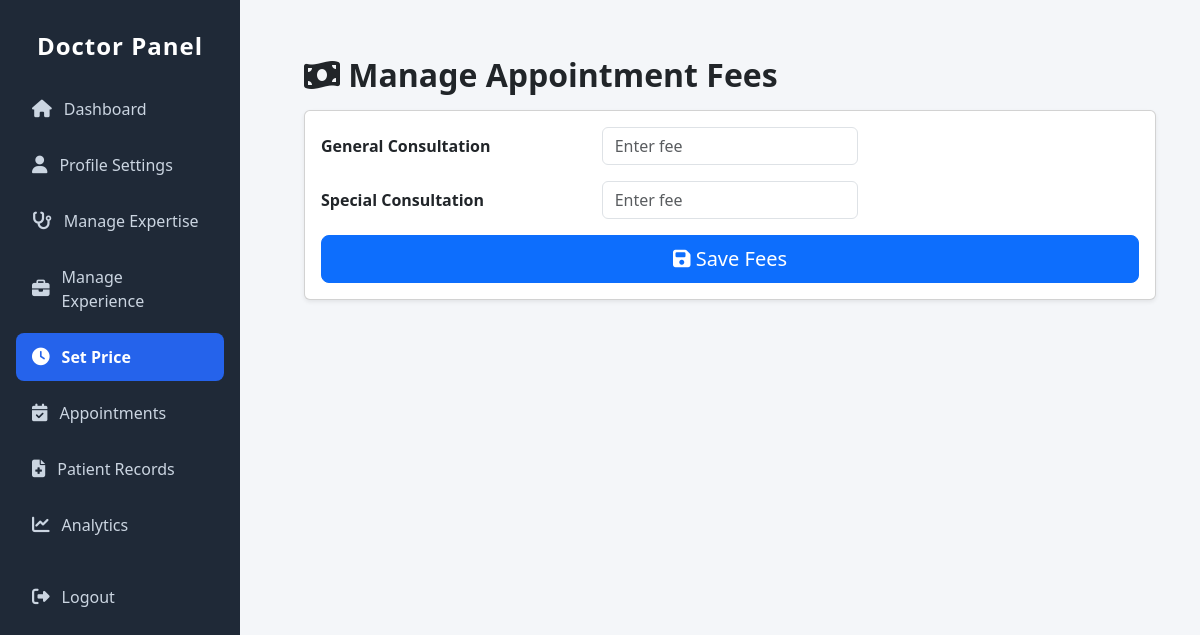
The page /users/doctor/manage-fees/ (signed in) on the database as committed earlier.
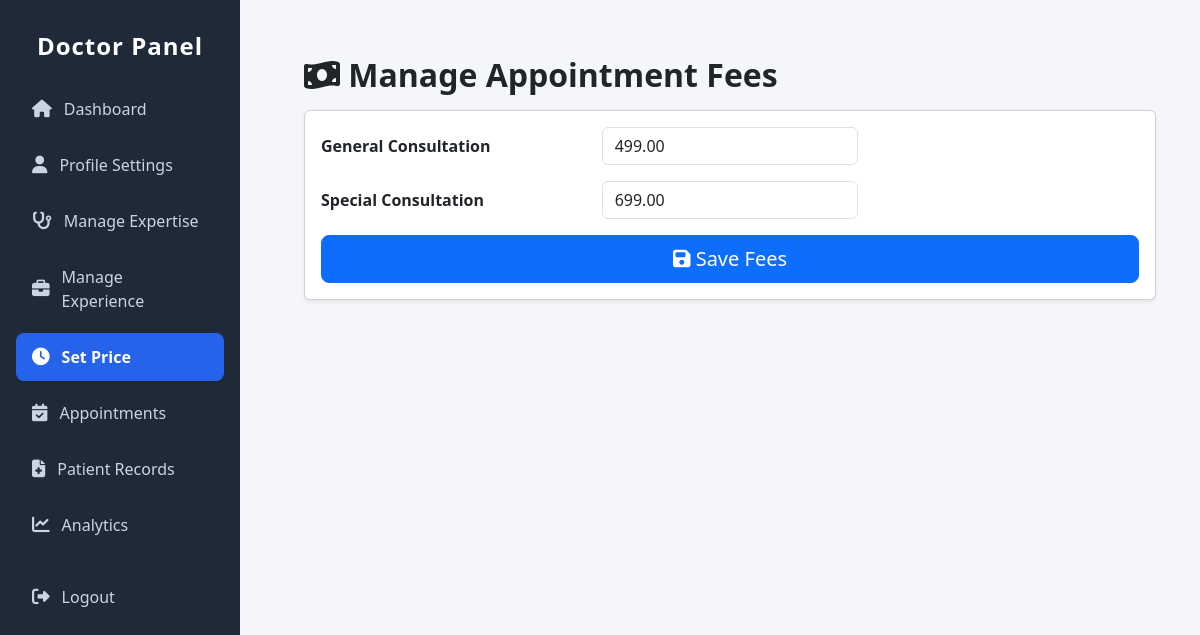
The same page on the database as committed later.
### doctor/models.py (models this page shows, shortened)
class DoctorAppointmentFee(models.Model):
    APPOINTMENT_CATEGORIES = [
        ('General', 'General Consultation'),
        ('Special', 'Special Consultation'),
    ]
    doctor = models.ForeignKey(Doctor, on_delete=models.CASCADE, related_name='appointment_fees')
    category = models.CharField(max_length=50, choices=APPOINTMENT_CATEGORIES)
    price = models.DecimalField(max_digits=10, decimal_places=2)
    class Meta:
        unique_together = ('doctor', 'category')  # Prevent duplicates

### doctor/views.py (the view, shortened to what this page needs)
# urls.py: path('manage-fees/', views.manage_appointment_fees, name='manage_appointment_fees'),
@login_required
def manage_appointment_fees(request):
    doctor = get_object_or_404(Doctor, user=request.user)
    categories = DoctorAppointmentFee.APPOINTMENT_CATEGORIES
    fees_list = []
    for key, label in categories:
        fee = doctor.appointment_fees.filter(category=key).first()
        fees_list.append({
            'key': key,
            'label': label,
            'fee': fee.price if fee else ''
        })
    context = {
        'fees_list': fees_list
    }
    return render(request, 'doctor/manage_appointment_fees.html', context)

### doctor/templates/doctor/manage_appointment_fees.html (shortened to what this page needs)
{% extends 'doctor/doctor_sidebar.html' %}
{% block content %}
<div class="container mt-4">
    <h2 class="fw-bold mb-3">
        <i class="fa-solid fa-money-bill-wave"></i> Manage Appointment Fees
    </h2>
    <div class="card shadow-sm">
        <div class="card-body">
            <form method="POST">
                {% for item in fees_list %}
                    <div class="mb-3 row align-items-center">
                        <label class="col-md-4 col-form-label fw-semibold">
                            {{ item.label }}
                        </label>
                        <div class="col-md-4">
                            <input type="number"
                                   step="1"
                                   min="0"
                                   name="price_{{ item.key }}"
                                   class="form-control"
                                   placeholder="Enter fee"
                                   value="{{ item.fee }}">
                        </div>
                    </div>
                {% endfor %}
                <div class="d-grid mt-3">
                    <button type="submit" class="btn btn-primary btn-lg">
                        <i class="fa-solid fa-save"></i> Save Fees
                    </button>
                </div>
            </form>
        </div>
    </div>
</div>
{% endblock %}

Rows that differ between the two databases and show on the page:
added DoctorAppointmentFee: fee "499.00"
added DoctorAppointmentFee: fee "699.00"
